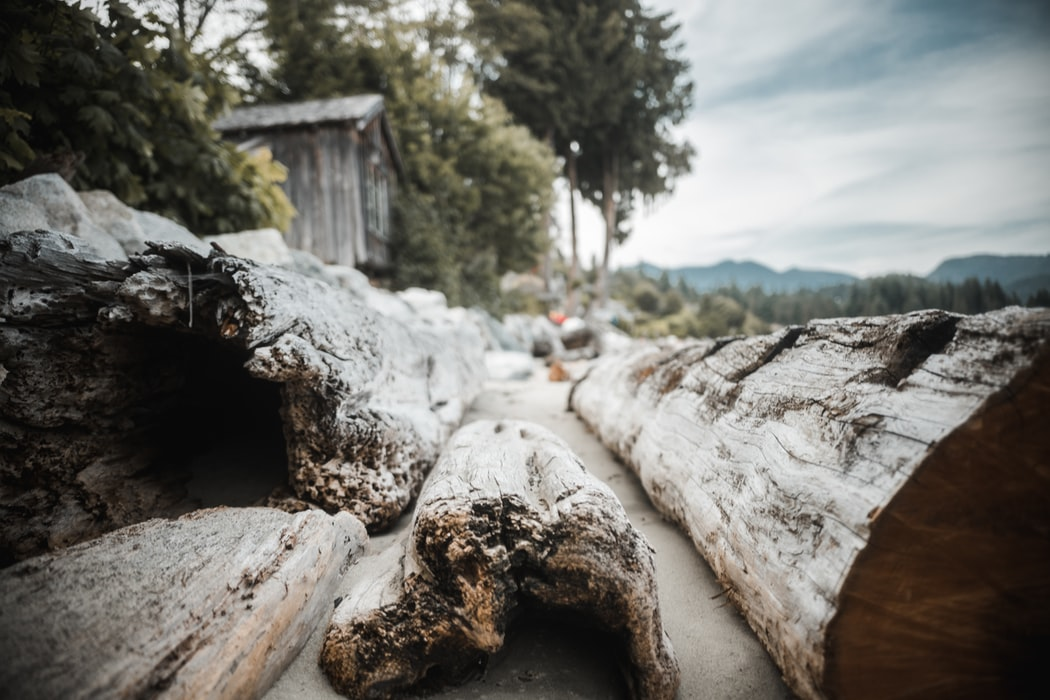
#> input picture Image_Processing/Filters/new.jpg, 1050 x 700 px
$ python filter.py
#> lines starting #> are read from the running program, lines starting #| are printed output that depends on the picture
import cv2
import numpy as np
color=cv2.imread('new.jpg')
#> color is the input picture: shape (700, 1050, 3); mean B, G, R 109.5, 115.1, 116.8
cv2.imwrite('Original.jpg',color)

#Now we are defining our gaussian blur.
#It will blur the image more in x-axis then in y-axis.
blur=cv2.GaussianBlur(color,(55,5),0)
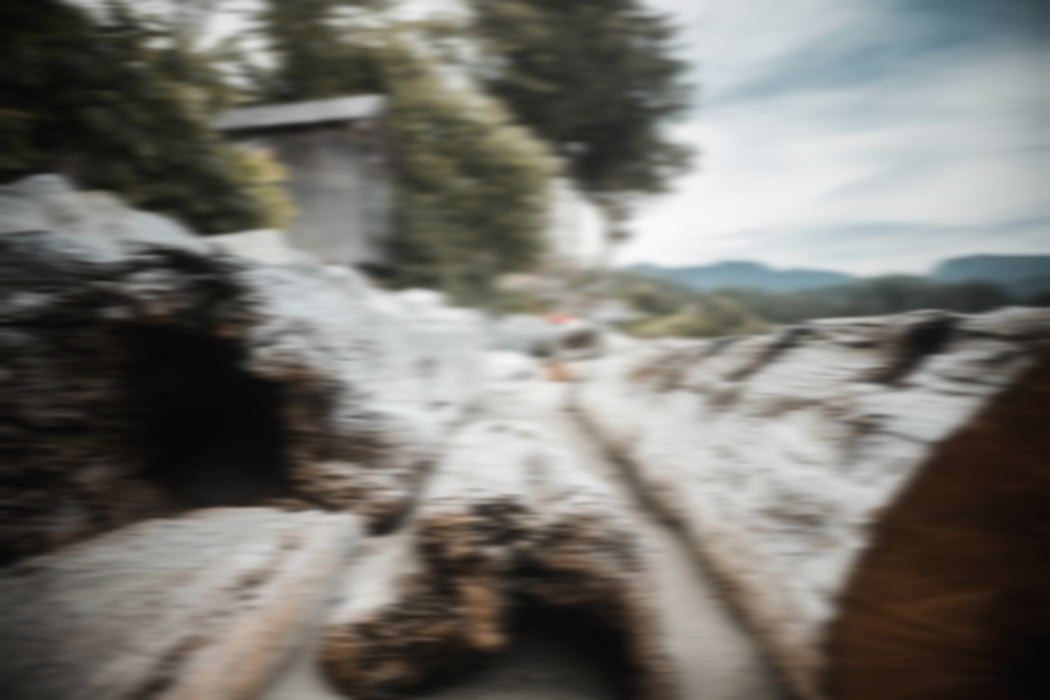
#> blur: shape (700, 1050, 3); mean B, G, R 109.5, 115.2, 116.8
cv2.imwrite('Gaussian_Blur.jpg',blur)

kernel= np.ones((5,5))
#We are defining dilation filter.
dilate=cv2.dilate(color,kernel,iterations=1)
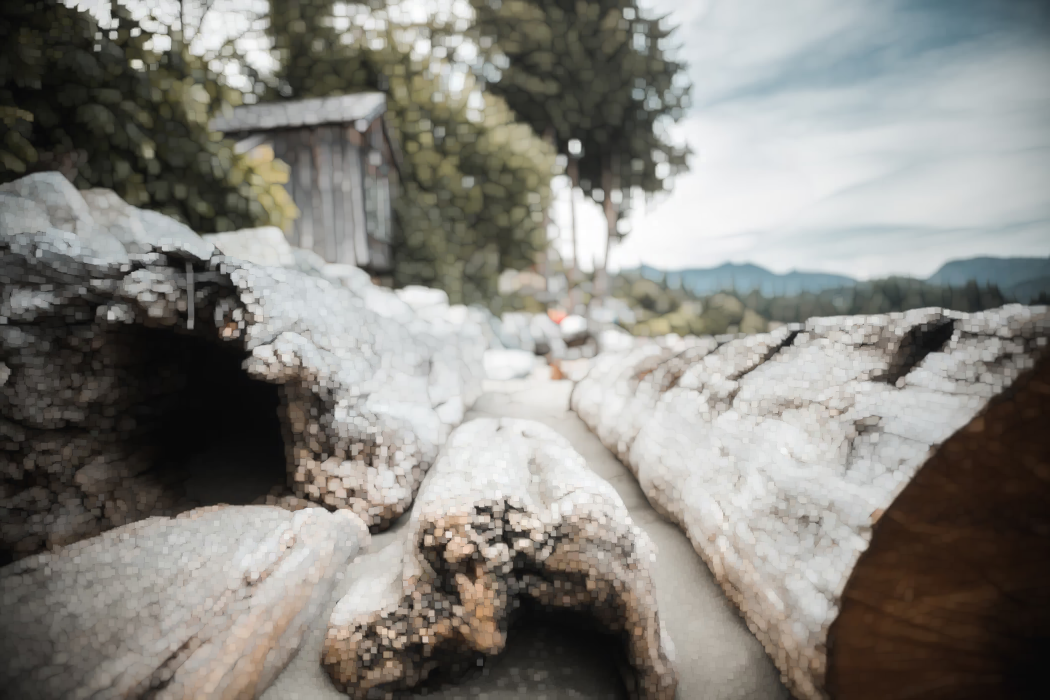
#> dilate: shape (700, 1050, 3); mean B, G, R 126.1, 131.7, 133.6
#We are defining erode filter.
erode=cv2.erode(color,kernel,iterations=1)
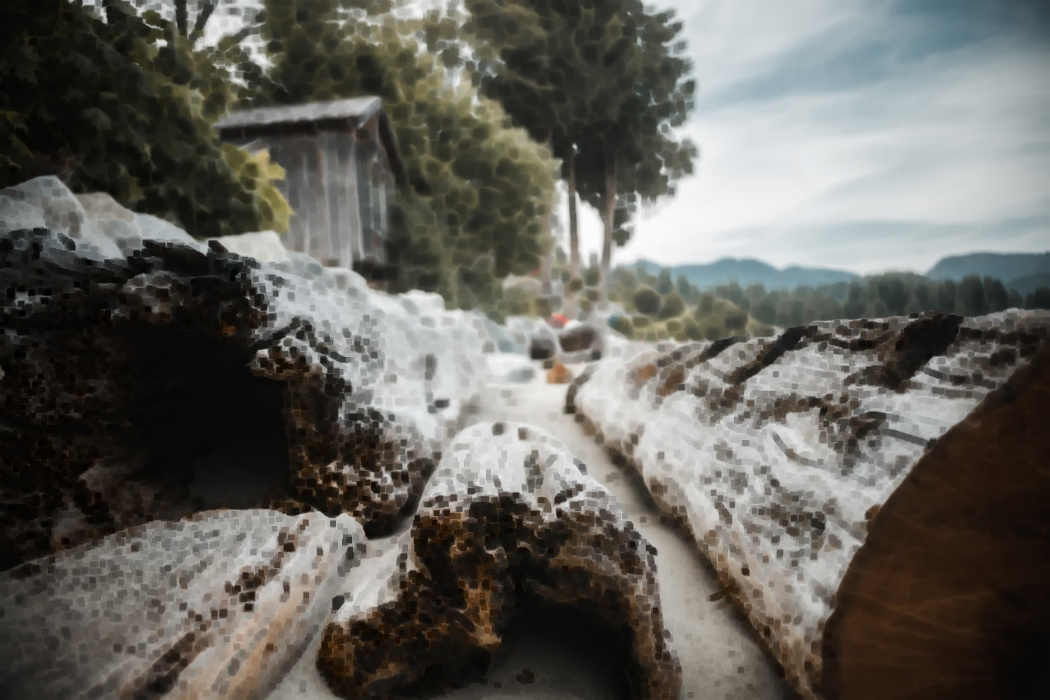
#> erode: shape (700, 1050, 3); mean B, G, R 92.4, 98, 99.6
cv2.imwrite('Dilate.jpg',dilate)
cv2.imwrite('Erode.jpg',erode)
cv2.waitKey()
cv2.destroyAllWindows()
